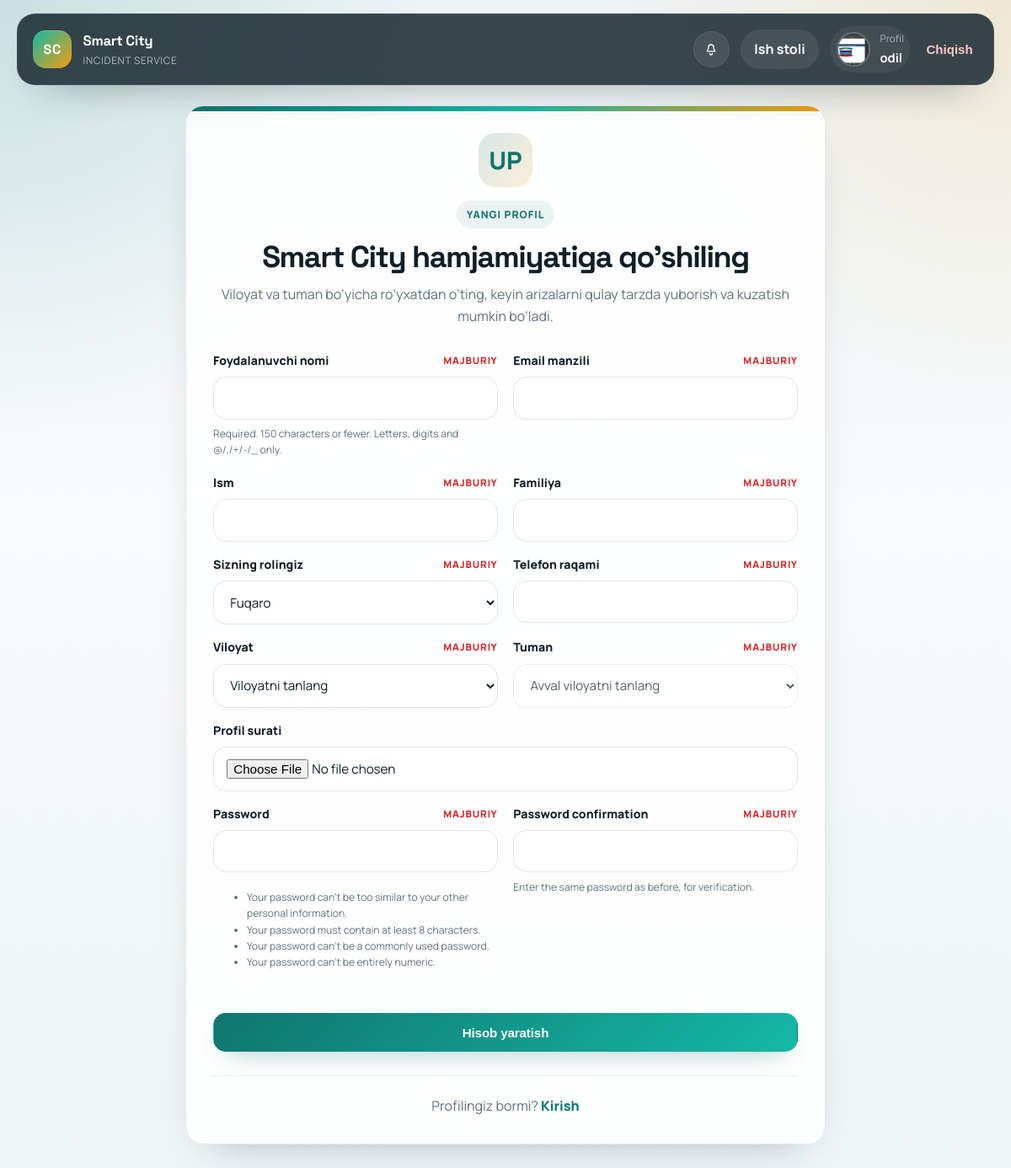
/accounts/register/ (signed in), run on the app's committed database.
### accounts/models.py (models this page shows, shortened)
class User(AbstractUser):
    ROLE_CHOICES = (
        ('CITIZEN', 'Fuqaro'),
        ('OPERATOR', 'Operator'),
        ('TECHNICIAN', 'Texnik'),
    )
    role = models.CharField(max_length=20, choices=ROLE_CHOICES, default='CITIZEN')
    phone = models.CharField(max_length=20, blank=True, null=True)
    region = models.CharField(max_length=50, choices=REGION_CHOICES, blank=True)
    city = models.CharField(max_length=100, blank=True)
    telegram_id = models.CharField(max_length=100, blank=True, null=True, unique=True)
    category = models.ForeignKey('incidents.Category', on_delete=models.SET_NULL, null=True, blank=True)
    avatar = models.ImageField(upload_to='avatars/', blank=True, null=True)

### accounts/views.py (the view)
# urls.py: path('register/', views.register, name='register'),
def register(request):
    if request.method == 'POST':
        form = UserRegisterForm(request.POST, request.FILES)
        if form.is_valid():
            user = form.save(commit=False)
            user.is_active = True
            user.save()
            form.save_m2m()
            username = form.cleaned_data.get('username')
            raw_password = form.cleaned_data.get('password1')
            authenticated_user = authenticate(request, username=username, password=raw_password)
            if authenticated_user is not None:
                login(request, authenticated_user)
            else:
                user.backend = 'django.contrib.auth.backends.ModelBackend'
                login(request, user)
            return redirect('dashboard')
    else:
        form = UserRegisterForm()
    return render(request, 'accounts/register.html', {'form': form})

### accounts/models.py (called while the page is built)
    def __str__(self):
        return self.name

### incidents/context_processors.py (called while the page is built)
def notifications(request):
    if request.user.is_authenticated:
        return {
            'unread_notifications_count': request.user.notifications.filter(is_read=False).count()
        }
    return {'unread_notifications_count': 0}

### incidents/models.py (called while the page is built)
    def __str__(self):
        return self.name

### templates/accounts/register.html (shortened to what this page needs)
{% extends 'base.html' %}
{% block content %}
<section class="auth-shell">
    <div class="card auth-card auth-card--wide register-card">
        <div class="auth-head">
            <div class="auth-icon">UP</div>
            <span class="eyebrow">Yangi profil</span>
            <h1 class="section-title" style="margin-top: 1rem;">Smart City hamjamiyatiga qo'shiling</h1>
            <p class="section-copy" style="margin-left: auto; margin-right: auto;">Viloyat va tuman bo‘yicha ro‘yxatdan o‘ting, keyin arizalarni qulay tarzda yuborish va kuzatish mumkin bo‘ladi.</p>
        </div>
        <form method="post" id="register-form" enctype="multipart/form-data" class="form-stack" data-regions-url="{% url 'api_viloyatlar' %}" data-districts-url-template="{% url 'api_tumanlar' 0 %}">
            <div class="form-grid register-grid">
                {% for field in form %}
                    <div id="div_{{ field.name }}" class="{% if field.name == 'avatar' or field.name == 'category' %}full{% endif %}">
                        <label for="{{ field.id_for_label }}">
                            <span>{{ field.label }}</span>
                            {% if field.field.required %}
                                <span class="required-tag">Majburiy</span>
                            {% endif %}
                        </label>
                        {{ field }}
                        {% if field.help_text %}
                            <small class="field-help">{{ field.help_text }}</small>
                        {% endif %}
                    </div>
                {% endfor %}
            </div>
            <button type="submit" class="btn" style="width: 100%; margin-top: 1.3rem;">Hisob yaratish</button>
        </form>
        <div style="margin-top: 1.75rem; padding-top: 1.4rem; border-top: 1px solid rgba(148, 163, 184, 0.18); text-align: center;">
            <p style="margin: 0; color: var(--secondary);">Profilingiz bormi? <a href="{% url 'login' %}" style="color: var(--primary); font-weight: 800; text-decoration: none;">Kirish</a></p>
        </div>
    </div>
</section>
{% endblock %}

### templates/base.html (shortened to what this page needs)
<!DOCTYPE html>
<html lang="uz">
<head>
</head>
<body>
    <nav class="site-nav">
        <div class="nav-shell">
            <a href="/" class="brand-link">
                <span class="brand-mark">SC</span>
                <span class="brand-text">
                    <span class="brand-title">Smart City</span>
                    <span class="brand-subtitle">Incident Service</span>
                </span>
            </a>
            <div class="nav-links">
                {% if user.is_authenticated %}
                    <div class="notification-menu">
                        <button type="button" id="notif-toggle" class="notification-toggle" aria-expanded="false" aria-controls="notif-dropdown">
                        </button>
                    </div>
                    <a href="{% url 'dashboard' %}" class="nav-pill">Ish stoli</a>
                    <a href="{% url 'profile' %}" class="nav-user">
                        {% if user.avatar %}
                            <img src="{{ user.avatar.url }}" class="avatar" alt="Avatar">
                        {% else %}
                            <span class="avatar-fallback">{{ user.username|first|upper }}</span>
                        {% endif %}
                        <span class="nav-user__name">
                            <span class="nav-user__label">Profil</span>
                            <span class="nav-user__value">{{ user.first_name|default:user.username }}</span>
                        </span>
                    </a>
                    <form action="{% url 'logout' %}" method="post" class="logout-form">
                        <button type="submit" class="logout-btn">Chiqish</button>
                    </form>
                {% else %}
                    <a href="{% url 'login' %}" class="nav-link">Kirish</a>
                    <a href="{% url 'register' %}" class="nav-pill">Ro'yxatdan o'tish</a>
                {% endif %}
            </div>
        </div>
    </nav>
    <main class="page-shell">
        <div class="page-content animate-fade">
            {% block content %}{% endblock %}
        </div>
    </main>
</body>
</html>

### templates/accounts/register.html (style rules this page uses)
.register-card { position: relative; overflow: hidden; }
.register-card::before { content: ""; position: absolute; inset: 0 0 auto; height: 6px; background: linear-gradient(90deg, var(--primary) 0%, #14b8a6 52%, var(--accent) 100%); }
.register-grid { margin-top: 1.35rem; }
.required-tag { color: var(--danger); font-size: 0.72rem; font-weight: 800; text-transform: uppercase; letter-spacing: 0.08em; }

### data on the page
User: avatar (picture), first_name "odil"

### other printed values
{{ field.label }} "Foydalanuvchi nomi" "Email manzili" "Ism" "Familiya" "Sizning rolingiz" "Telefon raqami" "Viloyat" "Tuman" "Profil surati" "Password" "Password confirmation"
{{ field.help_text }} "Required. 150 characters or fewer. Letters, digits and @/./+/-/_ only." "Enter the same password as before, for verification."
